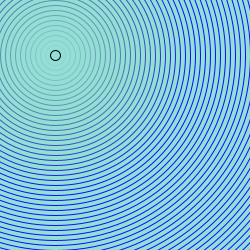
Frame 1 (no input)
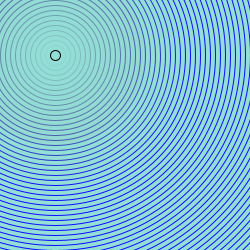
Frame 60 (the mouse pressed at the canvas centre just before this capture)
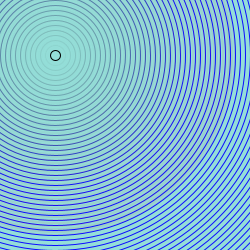
Frame 120 (the mouse held since frame 60 and released just before this capture)

The Processing sketch that drew these frames (run headless with seeded random() and noise(); from frame 60 on, the mouse is pressed at the canvas centre):

// Processing sketch: processing_18616
// ── processing_18616.pde

float x = 1;
float y = 20;

void setup(){
 size(250,250);
 background(#94DED8);
 smooth();
 fill(255,0);
 //background circle rings
 for(int y=10; y<600; y+=10){
 ellipse(55,55,y,y);
 fill(#94DED8,0);
 stroke(12,12,y,y);}}
 //increasing stroke value of the rings

void draw(){
 fill(255,0);
  stroke(x,12,32,x/13);
  strokeWeight(0.75);
  //circular rings emerging from the center of the smallest circle
  ellipse(55,55,x,x);
  x+=3;
  if (x>600){
    x=0;}
  }
